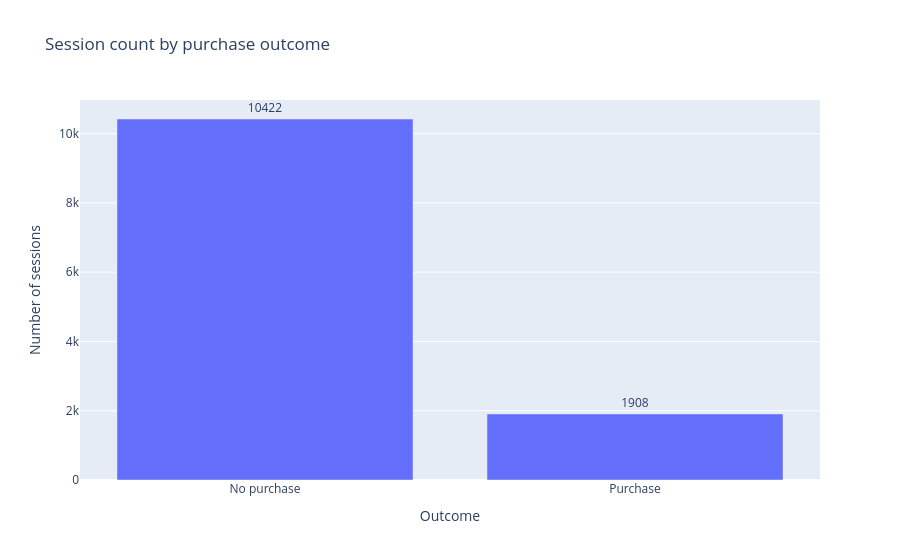

The code cell stored with this chart in its notebook:
### Markdown cell above
## 2.10 Session Count by Purchase Outcome (Plot)

### Code cell
class_counts = df_model["Revenue"].value_counts().rename({0: "No purchase", 1: "Purchase"}).reset_index()
class_counts.columns = ["Revenue_label", "Count"]

fig = px.bar(
    class_counts,
    x="Revenue_label",
    y="Count",
    text="Count",
    title="Session count by purchase outcome",
)
fig.update_traces(textposition="outside")
fig.update_xaxes(title_text="Outcome")
fig.update_yaxes(title_text="Number of sessions")
fig.show()

### Figure 1 — Plotly figure (JSON) as saved in the notebook; plotly's stock layout.template omitted (floating-point values rounded to 4 significant figures)
{"data": [{"alignmentgroup": "True", "hovertemplate": "Revenue_label=%{x}<br>Count=%{text}<extra></extra>", "legendgroup": "", "marker": {"color": "#636efa", "pattern": {"shape": ""}}, "name": "", "offsetgroup": "", "orientation": "v", "showlegend": false, "text": [10422, 1908], "textposition": "outside", "type": "bar", "x": ["No purchase", "Purchase"], "xaxis": "x", "y": [10422, 1908], "yaxis": "y"}], "layout": {"barmode": "relative", "legend": {"tracegroupgap": 0}, "title": {"text": "Session count by purchase outcome"}, "xaxis": {"anchor": "y", "domain": [0, 1], "title": {"text": "Outcome"}}, "yaxis": {"anchor": "x", "domain": [0, 1], "title": {"text": "Number of sessions"}}}}
